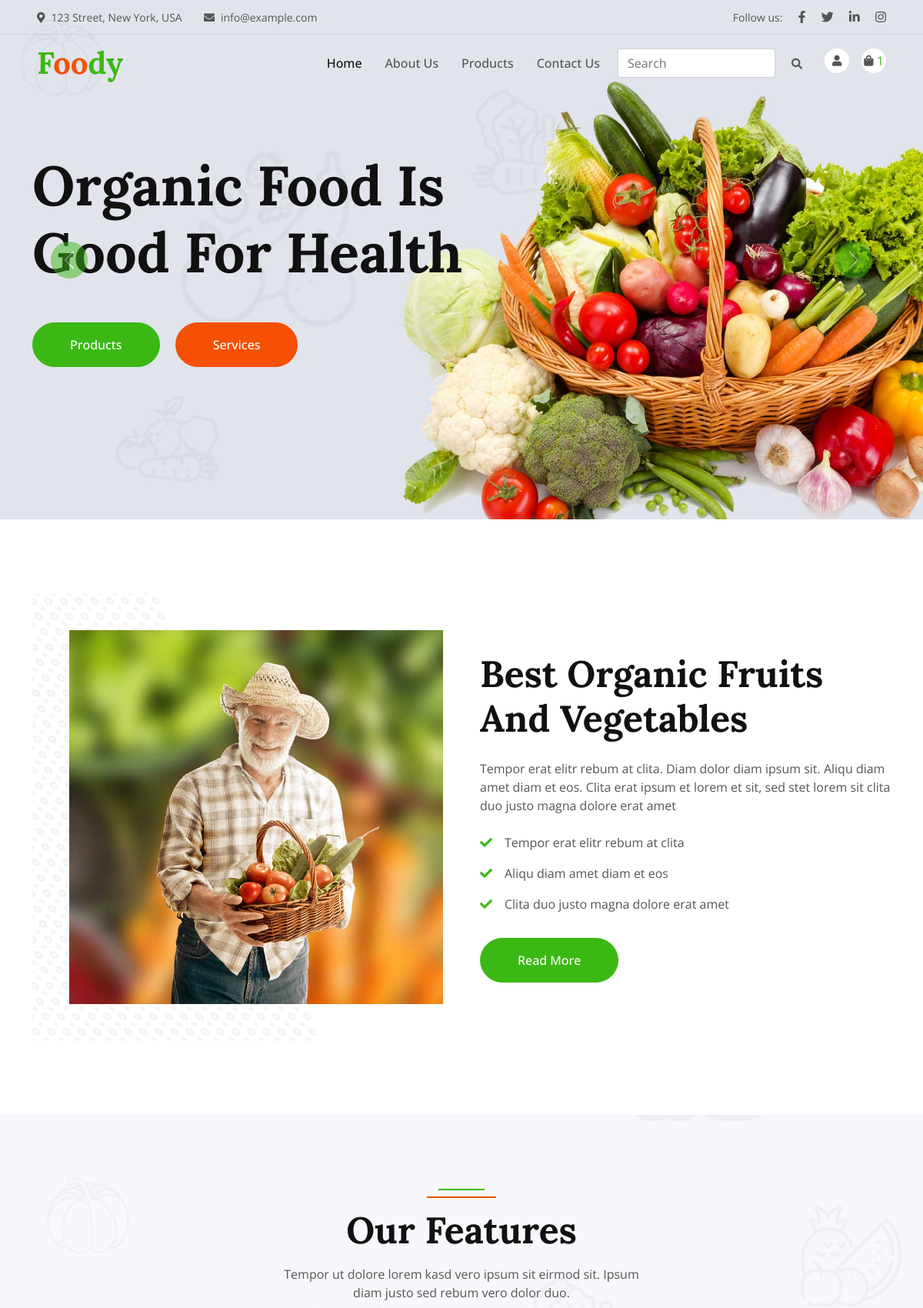
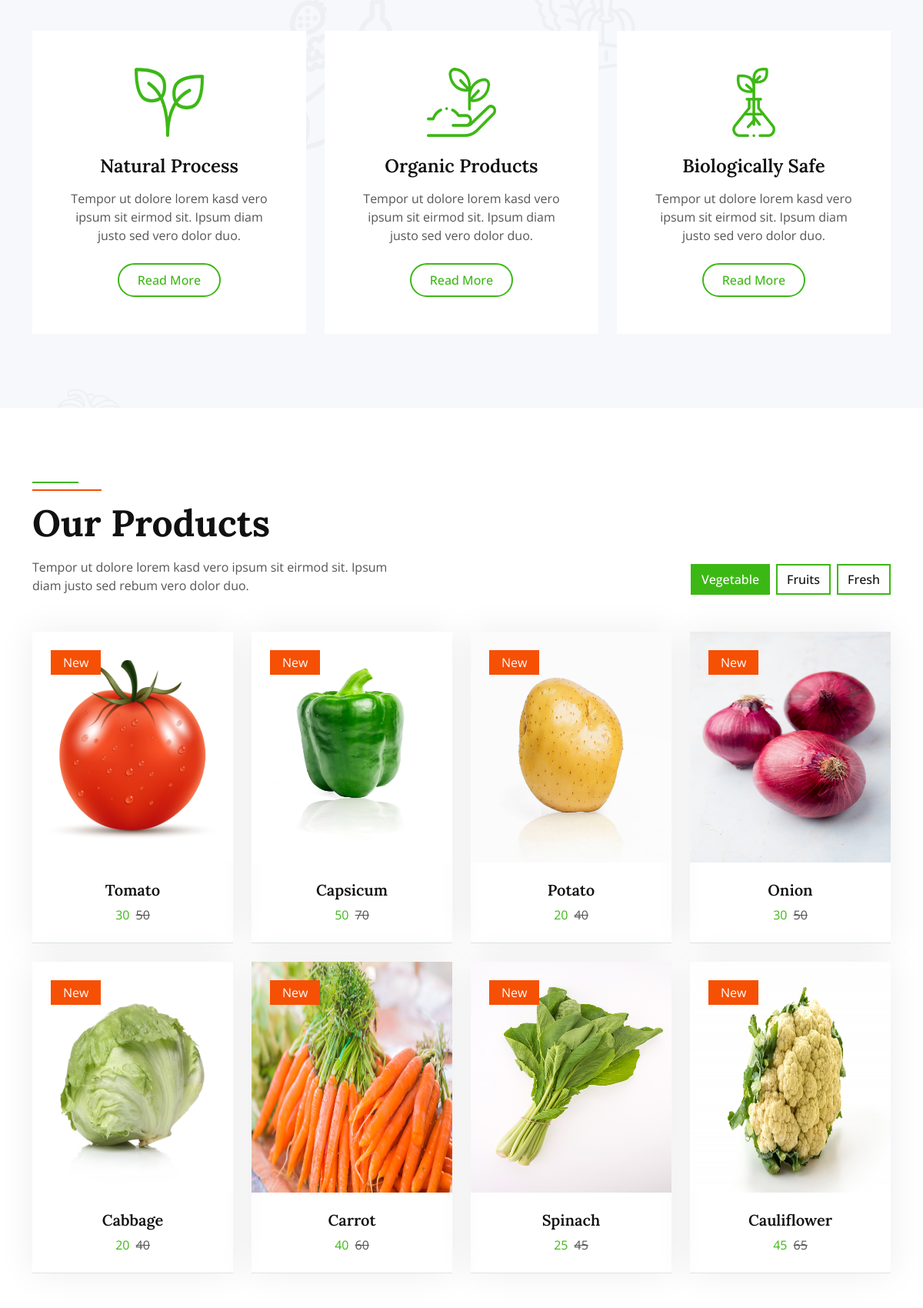
Page /home/home/ (signed in, upper part) on the committed database (2 pictures, top to bottom).
### products/models.py (models this page shows, shortened)
class Product(models.Model):
    category = models.ForeignKey(Category, on_delete=models.CASCADE)
    product_name = models.CharField(max_length=100)
    image = models.ImageField(upload_to='static/products')
    price = models.CharField(max_length=20)
    description = models.TextField()
    stock = models.IntegerField(default=100)
    quantity_type = models.ForeignKey(QuantityVariant, blank=True, null=True, on_delete=models.PROTECT)
    color_type = models.ForeignKey(ColorVariant, blank=True, null=True, on_delete=models.PROTECT)
    size_type = models.ForeignKey(SizeVariant, blank=True, null=True, on_delete=models.PROTECT)

### home/views.py (the view)
# urls.py: 2. Add a URL to urlpatterns:  path('', views.home, name='home')
def home(request):
    products = Product.objects.all()
    user = request.user
    cart_items_count = CartItems.objects.filter(user=user).count()
    return render(request,'home/index.html',{'products':products,'count':cart_items_count})

### ecomproject/context_processors.py (called while the page is built)
def custom_context(request):
    user = request.user
    if request.user.is_authenticated:
        user_email = request.user.email
    else:
        user_email = None
    return {
        'user_name': user.username,'user_email': user_email
    }

### templates/home/index.html (shortened to what this page needs)
<!DOCTYPE html>
<html lang="en">
    {% load static %}
<head>
    <link href="https://cdnjs.cloudflare.com/ajax/libs/font-awesome/5.10.0/css/all.min.css" rel="stylesheet">
    <link href="https://cdn.jsdelivr.net/npm/bootstrap-icons@1.4.1/font/bootstrap-icons.css" rel="stylesheet">
    <link rel="stylesheet" type="text/css" href="{% static 'lib/animate/animate.min.css' %}">
    <link rel="stylesheet" type="text/css" href="{% static 'lib/owlcarousel/assets/owl.carousel.min.css' %}">
    <link rel="stylesheet" type="text/css" href="{% static 'css/bootstrap.min.css' %}">
    <link rel="stylesheet" type="text/css" href="{% static 'css/style.css' %}">
    <link rel="stylesheet" type="text/css" href="{% static 'css/my.css' %}">
</head>
<body>
    {% include 'navbar.html' %}
    <div class="container-fluid p-0 mb-5 wow fadeIn" data-wow-delay="0.1s">
        <div id="header-carousel" class="carousel slide" data-bs-ride="carousel">
            <div class="carousel-inner">
                <div class="carousel-item active">
                    <img class="w-100" src="{% static 'home/img/carousel-1.jpg' %}" alt="Image">
                    <div class="carousel-caption">
                        <div class="container">
                            <div class="row justify-content-start">
                                <div class="col-lg-7">
                                    <h1 class="display-2 mb-5 animated slideInDown">Organic Food Is Good For Health</h1>
                                    <a href="" class="btn btn-primary rounded-pill py-sm-3 px-sm-5">Products</a>
                                    <a href="" class="btn btn-secondary rounded-pill py-sm-3 px-sm-5 ms-3">Services</a>
                                </div>
                            </div>
                        </div>
                    </div>
                </div>
            </div>
            <button class="carousel-control-prev" type="button" data-bs-target="#header-carousel"
                data-bs-slide="prev">
                <span class="carousel-control-prev-icon" aria-hidden="true"></span>
            </button>
            <button class="carousel-control-next" type="button" data-bs-target="#header-carousel"
                data-bs-slide="next">
                <span class="carousel-control-next-icon" aria-hidden="true"></span>
            </button>
        </div>
    </div>
    <div class="container-xxl py-5">
        <div class="container">
            <div class="row g-5 align-items-center">
                <div class="col-lg-6 wow fadeIn" data-wow-delay="0.1s">
                    <div class="about-img position-relative overflow-hidden p-5 pe-0">
                        <img class="img-fluid w-100" src="{% static '/home/img/about.jpg' %}">
                    </div>
                </div>
                <div class="col-lg-6 wow fadeIn" data-wow-delay="0.5s">
                    <h1 class="display-5 mb-4">Best Organic Fruits And Vegetables</h1>
                    <p class="mb-4">Tempor erat elitr rebum at clita. Diam dolor diam ipsum sit. Aliqu diam amet diam et eos. Clita erat ipsum et lorem et sit, sed stet lorem sit clita duo justo magna dolore erat amet</p>
                    <p><i class="fa fa-check text-primary me-3"></i>Tempor erat elitr rebum at clita</p>
                    <p><i class="fa fa-check text-primary me-3"></i>Aliqu diam amet diam et eos</p>
                    <p><i class="fa fa-check text-primary me-3"></i>Clita duo justo magna dolore erat amet</p>
                    <a class="btn btn-primary rounded-pill py-3 px-5 mt-3" href="">Read More</a>
                </div>
            </div>
        </div>
    </div>
    <div class="container-fluid bg-light bg-icon my-5 py-6">
        <div class="container">
            <div class="section-header text-center mx-auto mb-5 wow fadeInUp" data-wow-delay="0.1s" style="max-width: 500px;">
                <h1 class="display-5 mb-3">Our Features</h1>
                <p>Tempor ut dolore lorem kasd vero ipsum sit eirmod sit. Ipsum diam justo sed rebum vero dolor duo.</p>
            </div>
            <div class="row g-4">
                <div class="col-lg-4 col-md-6 wow fadeInUp" data-wow-delay="0.1s">
                    <div class="bg-white text-center h-100 p-4 p-xl-5">
                        <img class="img-fluid mb-4" src="{% static 'home/img/icon-1.png' %}" alt="">
                        <h4 class="mb-3">Natural Process</h4>
                        <p class="mb-4">Tempor ut dolore lorem kasd vero ipsum sit eirmod sit. Ipsum diam justo sed vero dolor duo.</p>
                        <a class="btn btn-outline-primary border-2 py-2 px-4 rounded-pill" href="">Read More</a>
                    </div>
                </div>
                <div class="col-lg-4 col-md-6 wow fadeInUp" data-wow-delay="0.3s">
                    <div class="bg-white text-center h-100 p-4 p-xl-5">
                        <img class="img-fluid mb-4" src="{% static 'home/img/icon-2.png' %}" alt="">
                        <h4 class="mb-3">Organic Products</h4>
                        <p class="mb-4">Tempor ut dolore lorem kasd vero ipsum sit eirmod sit. Ipsum diam justo sed vero dolor duo.</p>
                        <a class="btn btn-outline-primary border-2 py-2 px-4 rounded-pill" href="">Read More</a>
                    </div>
                </div>
                <div class="col-lg-4 col-md-6 wow fadeInUp" data-wow-delay="0.5s">
                    <div class="bg-white text-center h-100 p-4 p-xl-5">
                        <img class="img-fluid mb-4" src="{% static 'home/img/icon-3.png' %}" alt="">
                        <h4 class="mb-3">Biologically Safe</h4>
                        <p class="mb-4">Tempor ut dolore lorem kasd vero ipsum sit eirmod sit. Ipsum diam justo sed vero dolor duo.</p>
                        <a class="btn btn-outline-primary border-2 py-2 px-4 rounded-pill" href="">Read More</a>
                    </div>
                </div>
            </div>
        </div>
    </div>
    <div class="container-xxl py-5">
        <div class="container">
            <div class="row g-0 gx-5 align-items-end">
                <div class="col-lg-6">
                    <div class="section-header text-start mb-5 wow fadeInUp" data-wow-delay="0.1s" style="max-width: 500px;">
                        <h1 class="display-5 mb-3">Our Products</h1>
                        <p>Tempor ut dolore lorem kasd vero ipsum sit eirmod sit. Ipsum diam justo sed rebum vero dolor duo.</p>
                    </div>
                </div>
                <div class="col-lg-6 text-start text-lg-end wow slideInRight" data-wow-delay="0.1s">
                    <ul class="nav nav-pills d-inline-flex justify-content-end mb-5">
                        <li class="nav-item me-2">
                            <a class="btn btn-outline-primary border-2 active" data-bs-toggle="pill" href="#tab-1">Vegetable</a>
                        </li>
                        <li class="nav-item me-2">
                            <a class="btn btn-outline-primary border-2" data-bs-toggle="pill" href="#tab-2">Fruits </a>
                        </li>
                        <li class="nav-item me-0">
                            <a class="btn btn-outline-primary border-2" data-bs-toggle="pill" href="#tab-3">Fresh</a>
                        </li>
                    </ul>
                </div>
            </div>
            <div class="tab-content">
                <div id="tab-1" class="tab-pane fade show p-0 active">
                    <div class="row g-4">
                            {% for product in products|slice:":8" %}
                            <div class="col-xl-3 col-lg-4 col-md-6 wow fadeInUp" data-wow-delay="0.1s">
                                <div class="product-item">
                                    <div class="position-relative bg-light overflow-hidden">
                                        <img class="img-fluid w-100" src="{{ product.image.url }}" alt="{{ product.name }}" style="height: 300px;">
                                        <div class="bg-secondary rounded text-white position-absolute start-0 top-0 m-4 py-1 px-3">New</div>
                                    </div>
                                    <div class="text-center p-4">
                                        <a class="d-block h5 mb-2" href="{% url 'all_product' %}">{{ product.product_name }}</a>
                                        <span class="text-primary me-1">{{ product.price }}</span>
                                        <span class="text-body text-decoration-line-through">{{ product.price|add:20 }}</span>
                                    </div>
                                    <div class="d-flex border-top">
                                    </div>
                                </div>
                            </div>
                            {% endfor %}
                    </div>
                </div>
            </div>
        </div>
    </div>
</body>
</html>

### static/css/style.css (style rules this page uses)
:root { --primary: #3CB815; --secondary: #F65005; --light: #F7F8FC; --dark: #111111; }
.py-6 { padding-top: 6rem; padding-bottom: 6rem; }
.bg-icon { background: url(../img/bg-icon.png) center center repeat; background-size: contain; }
.btn { font-weight: 500; transition: .5s; }
.btn.btn-primary, .btn.btn-secondary, .btn.btn-outline-primary:hover, .btn.btn-outline-secondary:hover { color: #FFFFFF; }
.carousel-caption { top: 0; left: 0; right: 0; bottom: 0; display: flex; align-items: center; justify-content: center; text-align: start; z-index: 1; }
.carousel-control-prev, .carousel-control-next { width: 15%; }
.carousel-control-prev-icon, .carousel-control-next-icon { width: 3rem; height: 3rem; background-color: var(--primary); border: 10px solid var(--primary); border-radius: 3rem; }
.section-header { position: relative; padding-top: 25px; }
.section-header::before { position: absolute; content: ""; width: 60px; height: 2px; top: 0; left: 50%; transform: translateX(-50%); background: var(--primary); }
.section-header::after { position: absolute; content: ""; width: 90px; height: 2px; top: 10px; left: 50%; transform: translateX(-50%); background: var(--secondary); }
.section-header.text-start::before, .section-header.text-start::after { left: 0; transform: translateX(0); }
.about-img img { position: relative; z-index: 2; }
.about-img::before { position: absolute; content: ""; top: 0; left: -50%; width: 100%; height: 100%; background-image: -webkit-repeating-radial-gradient(#FFFFFF, #EEEEEE 5px, transparent 5px, transparent 10px); background-image: -moz-repeating-radial-gradient(#FFFFFF, #EEEEEE 5px, transparent 5px, transparent 10px); background-image: -ms-repeating-radial-gradient(#FFFFFF, #EEEEEE 5px, transparent 5px, transparent 10px); background-image: -o-repeating-radial-gradient(#FFFFFF, #EEEEEE 5px, transparent 5px, transparent 10px); background-image: repeating-radial-gradient(#FFFFFF, #EEEEEE 5px, transparent 5px, transparent 10px); background-size: 20px 20px; transform: skew(20deg); z-index: 1; }
.nav-pills .nav-item .btn { color: var(--dark); }
.nav-pills .nav-item .btn:hover, .nav-pills .nav-item .btn.active { color: #FFFFFF; }
.product-item { box-shadow: 0 0 45px rgba(0, 0, 0, .07); }
.product-item img { transition: .5s; }

### rows in the picture
Product: image (picture), product_name "Tomato", price "30", price|add "50"
Product: image (picture), product_name "Capsicum", price "50", price|add "70"
Product: image (picture), product_name "Potato", price "20", price|add "40"
Product: image (picture), product_name "Onion", price "30", price|add "50"
Product: image (picture), product_name "Cabbage", price "20", price|add "40"
Product: image (picture), product_name "Carrot", price "40", price|add "60"
Product: image (picture), product_name "Spinach", price "25", price|add "45"
Product: image (picture), product_name "Cauliflower", price "45", price|add "65"

### other values in the picture
{{ count }} "1"
